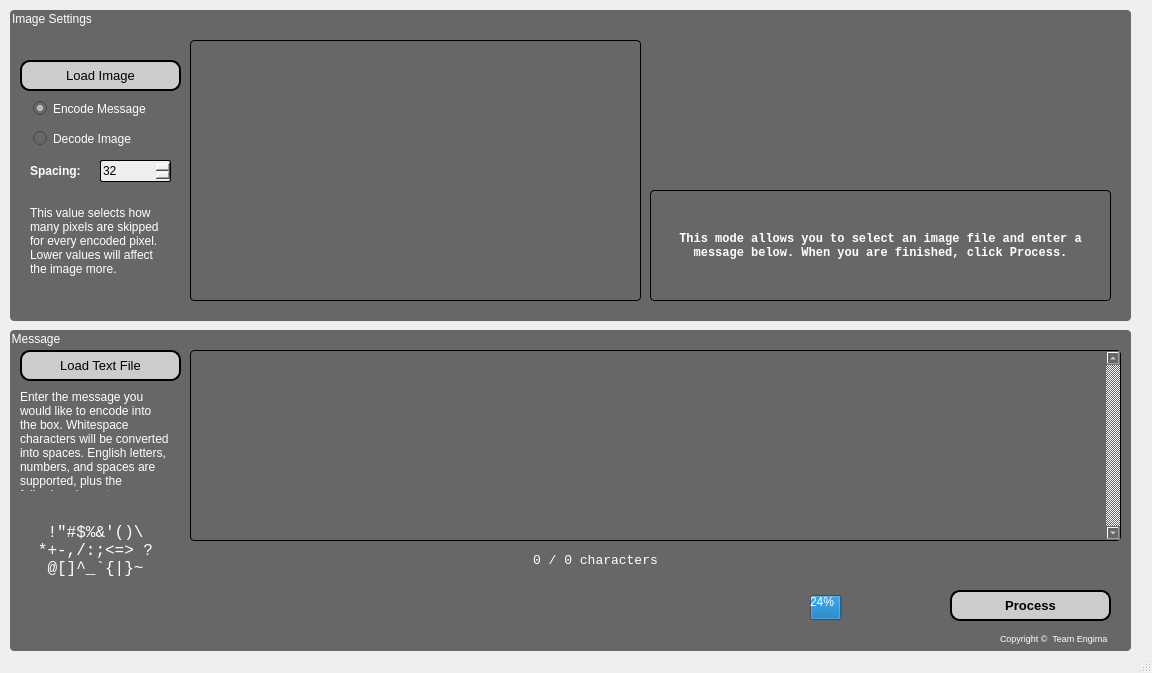
<?xml version="1.0" encoding="UTF-8"?>
<ui version="4.0">
 <class>MainWindow</class>
 <widget class="QMainWindow" name="MainWindow">
  <property name="geometry">
   <rect>
    <x>0</x>
    <y>0</y>
    <width>1152</width>
    <height>673</height>
   </rect>
  </property>
  <property name="windowTitle">
   <string>MainWindow</string>
  </property>
  <widget class="QWidget" name="centralwidget">
   <widget class="QGroupBox" name="group_image">
    <property name="geometry">
     <rect>
      <x>10</x>
      <y>10</y>
      <width>1121</width>
      <height>311</height>
     </rect>
    </property>
    <property name="cursor">
     <cursorShape>ArrowCursor</cursorShape>
    </property>
    <property name="styleSheet">
     <string notr="true">background-color:rgb(103, 103, 103);
 border-top-left-radius: 4px;
 border-top-right-radius: 4px;
 border-bottom-left-radius: 4px;
 border-bottom-right-radius: 4px;
color:white;</string>
    </property>
    <property name="title">
     <string>Image Settings</string>
    </property>
    <widget class="QLabel" name="lbl_image">
     <property name="geometry">
      <rect>
       <x>180</x>
       <y>30</y>
       <width>451</width>
       <height>261</height>
      </rect>
     </property>
     <property name="cursor">
      <cursorShape>ArrowCursor</cursorShape>
     </property>
     <property name="autoFillBackground">
      <bool>false</bool>
     </property>
     <property name="styleSheet">
      <string notr="true">border:1px solid black;
 border-top-left-radius: 4px;
 border-top-right-radius: 4px;
 border-bottom-left-radius: 4px;
 border-bottom-right-radius: 4px;</string>
     </property>
     <property name="frameShape">
      <enum>QFrame::Panel</enum>
     </property>
     <property name="frameShadow">
      <enum>QFrame::Raised</enum>
     </property>
     <property name="text">
      <string/>
     </property>
     <property name="scaledContents">
      <bool>true</bool>
     </property>
    </widget>
    <widget class="QLabel" name="lbl_filename">
     <property name="geometry">
      <rect>
       <x>10</x>
       <y>20</y>
       <width>161</width>
       <height>21</height>
      </rect>
     </property>
     <property name="cursor">
      <cursorShape>ArrowCursor</cursorShape>
     </property>
     <property name="styleSheet">
      <string notr="true">color:white;</string>
     </property>
     <property name="text">
      <string>&lt;no image selected&gt;</string>
     </property>
     <property name="alignment">
      <set>Qt::AlignCenter</set>
     </property>
    </widget>
    <widget class="QPushButton" name="btn_load">
     <property name="geometry">
      <rect>
       <x>10</x>
       <y>50</y>
       <width>161</width>
       <height>31</height>
      </rect>
     </property>
     <property name="font">
      <font>
       <pointsize>10</pointsize>
      </font>
     </property>
     <property name="cursor">
      <cursorShape>ArrowCursor</cursorShape>
     </property>
     <property name="styleSheet">
      <string notr="true">background-color:rgb(204, 204, 204);
border-width:2px;
border-radius:10px;
border-color:black;
border-style:outset;
color:black;</string>
     </property>
     <property name="text">
      <string>Load Image</string>
     </property>
    </widget>
    <widget class="QLabel" name="lbl_spacing">
     <property name="geometry">
      <rect>
       <x>20</x>
       <y>150</y>
       <width>71</width>
       <height>21</height>
      </rect>
     </property>
     <property name="font">
      <font>
       <pointsize>9</pointsize>
       <weight>75</weight>
       <bold>true</bold>
      </font>
     </property>
     <property name="cursor">
      <cursorShape>ArrowCursor</cursorShape>
     </property>
     <property name="text">
      <string>Spacing:</string>
     </property>
    </widget>
    <widget class="QSpinBox" name="box_spacing">
     <property name="geometry">
      <rect>
       <x>90</x>
       <y>150</y>
       <width>71</width>
       <height>22</height>
      </rect>
     </property>
     <property name="cursor">
      <cursorShape>ArrowCursor</cursorShape>
     </property>
     <property name="toolTip">
      <string>Default: 32</string>
     </property>
     <property name="styleSheet">
      <string notr="true">background-color:rgb(238, 238, 238);
border:1px solid black;
border-radius:2px;
color:black;</string>
     </property>
     <property name="minimum">
      <number>1</number>
     </property>
     <property name="maximum">
      <number>100</number>
     </property>
     <property name="value">
      <number>32</number>
     </property>
    </widget>
    <widget class="QRadioButton" name="radio_decode">
     <property name="geometry">
      <rect>
       <x>20</x>
       <y>120</y>
       <width>141</width>
       <height>17</height>
      </rect>
     </property>
     <property name="cursor">
      <cursorShape>ArrowCursor</cursorShape>
     </property>
     <property name="styleSheet">
      <string notr="true">border-radius: 3px;
padding: 1px 18px 1px 3px;
min-width: 6em;
color:white;</string>
     </property>
     <property name="text">
      <string>Decode Image</string>
     </property>
     <property name="checked">
      <bool>false</bool>
     </property>
    </widget>
    <widget class="QRadioButton" name="radio_encode">
     <property name="geometry">
      <rect>
       <x>20</x>
       <y>90</y>
       <width>141</width>
       <height>17</height>
      </rect>
     </property>
     <property name="cursor">
      <cursorShape>ArrowCursor</cursorShape>
     </property>
     <property name="styleSheet">
      <string notr="true">color:white;
 border-radius: 3px;
 padding: 1px 18px 1px 3px;
 min-width: 6em;</string>
     </property>
     <property name="text">
      <string>Encode Message</string>
     </property>
     <property name="checked">
      <bool>true</bool>
     </property>
    </widget>
    <widget class="QLabel" name="lbl_spacing_info">
     <property name="geometry">
      <rect>
       <x>20</x>
       <y>190</y>
       <width>141</width>
       <height>81</height>
      </rect>
     </property>
     <property name="cursor">
      <cursorShape>ArrowCursor</cursorShape>
     </property>
     <property name="styleSheet">
      <string notr="true">color:white;</string>
     </property>
     <property name="text">
      <string>This value selects how many pixels are skipped for every encoded pixel. Lower values will affect the image more.</string>
     </property>
     <property name="wordWrap">
      <bool>true</bool>
     </property>
    </widget>
    <widget class="QLabel" name="lbl_status">
     <property name="geometry">
      <rect>
       <x>640</x>
       <y>180</y>
       <width>461</width>
       <height>111</height>
      </rect>
     </property>
     <property name="font">
      <font>
       <family>Consolas</family>
       <pointsize>9</pointsize>
       <weight>75</weight>
       <bold>true</bold>
      </font>
     </property>
     <property name="cursor">
      <cursorShape>ArrowCursor</cursorShape>
     </property>
     <property name="styleSheet">
      <string notr="true">border:1px solid black;
 border-top-left-radius: 4px;
 border-top-right-radius: 4px;
 border-bottom-left-radius: 4px;
 border-bottom-right-radius: 4px;
color:white;</string>
     </property>
     <property name="frameShape">
      <enum>QFrame::Panel</enum>
     </property>
     <property name="frameShadow">
      <enum>QFrame::Sunken</enum>
     </property>
     <property name="lineWidth">
      <number>2</number>
     </property>
     <property name="text">
      <string>This mode allows you to select an image file and enter a message below. When you are finished, click Process.</string>
     </property>
     <property name="scaledContents">
      <bool>false</bool>
     </property>
     <property name="alignment">
      <set>Qt::AlignCenter</set>
     </property>
     <property name="wordWrap">
      <bool>true</bool>
     </property>
     <property name="margin">
      <number>0</number>
     </property>
     <property name="indent">
      <number>-1</number>
     </property>
    </widget>
   </widget>
   <widget class="QGroupBox" name="group_message">
    <property name="geometry">
     <rect>
      <x>10</x>
      <y>330</y>
      <width>1121</width>
      <height>321</height>
     </rect>
    </property>
    <property name="cursor">
     <cursorShape>ArrowCursor</cursorShape>
    </property>
    <property name="styleSheet">
     <string notr="true">background-color:rgb(103, 103, 103);
 border-top-left-radius: 4px;
 border-top-right-radius: 4px;
 border-bottom-left-radius: 4px;
 border-bottom-right-radius: 4px;
color:white;</string>
    </property>
    <property name="title">
     <string>Message</string>
    </property>
    <widget class="QTextEdit" name="text_message">
     <property name="geometry">
      <rect>
       <x>180</x>
       <y>20</y>
       <width>931</width>
       <height>191</height>
      </rect>
     </property>
     <property name="font">
      <font>
       <family>Consolas</family>
       <pointsize>9</pointsize>
      </font>
     </property>
     <property name="cursor" stdset="0">
      <cursorShape>ArrowCursor</cursorShape>
     </property>
     <property name="styleSheet">
      <string notr="true">border:1px solid black;
 border-top-left-radius: 4px;
 border-top-right-radius: 4px;
 border-bottom-left-radius: 4px;
 border-bottom-right-radius: 4px;</string>
     </property>
     <property name="verticalScrollBarPolicy">
      <enum>Qt::ScrollBarAlwaysOn</enum>
     </property>
     <property name="horizontalScrollBarPolicy">
      <enum>Qt::ScrollBarAlwaysOff</enum>
     </property>
    </widget>
    <widget class="QPushButton" name="btn_load_text_file">
     <property name="geometry">
      <rect>
       <x>10</x>
       <y>20</y>
       <width>161</width>
       <height>31</height>
      </rect>
     </property>
     <property name="font">
      <font>
       <pointsize>10</pointsize>
      </font>
     </property>
     <property name="cursor">
      <cursorShape>ArrowCursor</cursorShape>
     </property>
     <property name="styleSheet">
      <string notr="true">background-color:rgb(204, 204, 204);
border-width:2px;
border-radius:10px;
border-color:black;
border-style:outset;
color:black;
</string>
     </property>
     <property name="text">
      <string>Load Text File</string>
     </property>
    </widget>
    <widget class="QLabel" name="lbl_num_characters">
     <property name="geometry">
      <rect>
       <x>180</x>
       <y>220</y>
       <width>811</width>
       <height>20</height>
      </rect>
     </property>
     <property name="font">
      <font>
       <family>Consolas</family>
       <pointsize>10</pointsize>
      </font>
     </property>
     <property name="cursor">
      <cursorShape>ArrowCursor</cursorShape>
     </property>
     <property name="styleSheet">
      <string notr="true">color:white;</string>
     </property>
     <property name="text">
      <string>0 / 0 characters</string>
     </property>
     <property name="alignment">
      <set>Qt::AlignCenter</set>
     </property>
    </widget>
    <widget class="QLabel" name="lbl_message_info">
     <property name="geometry">
      <rect>
       <x>10</x>
       <y>60</y>
       <width>151</width>
       <height>101</height>
      </rect>
     </property>
     <property name="cursor">
      <cursorShape>ArrowCursor</cursorShape>
     </property>
     <property name="styleSheet">
      <string notr="true">color:white;</string>
     </property>
     <property name="text">
      <string>Enter the message you would like to encode into the box. Whitespace characters will be converted into spaces. English letters, numbers, and spaces are supported, plus the following characters:                </string>
     </property>
     <property name="alignment">
      <set>Qt::AlignLeading|Qt::AlignLeft|Qt::AlignTop</set>
     </property>
     <property name="wordWrap">
      <bool>true</bool>
     </property>
    </widget>
    <widget class="QLabel" name="lbl_allowed_symbols">
     <property name="geometry">
      <rect>
       <x>10</x>
       <y>170</y>
       <width>151</width>
       <height>101</height>
      </rect>
     </property>
     <property name="font">
      <font>
       <family>Consolas</family>
       <pointsize>12</pointsize>
      </font>
     </property>
     <property name="cursor">
      <cursorShape>ArrowCursor</cursorShape>
     </property>
     <property name="styleSheet">
      <string notr="true">color:white;</string>
     </property>
     <property name="text">
      <string>!&quot;#$%&amp;'()\              *+-,/:;&lt;=&gt;         ?@[]^_`{|}~</string>
     </property>
     <property name="alignment">
      <set>Qt::AlignCenter</set>
     </property>
     <property name="wordWrap">
      <bool>true</bool>
     </property>
    </widget>
    <widget class="QPushButton" name="btn_process">
     <property name="geometry">
      <rect>
       <x>940</x>
       <y>260</y>
       <width>161</width>
       <height>31</height>
      </rect>
     </property>
     <property name="font">
      <font>
       <pointsize>10</pointsize>
       <weight>75</weight>
       <bold>true</bold>
      </font>
     </property>
     <property name="cursor">
      <cursorShape>ArrowCursor</cursorShape>
     </property>
     <property name="acceptDrops">
      <bool>false</bool>
     </property>
     <property name="autoFillBackground">
      <bool>false</bool>
     </property>
     <property name="styleSheet">
      <string notr="true">background-color:rgb(204, 204, 204);
border-width:2px;
border-radius:10px;
border-color:black;
border-style:outset;
color:black;
</string>
     </property>
     <property name="text">
      <string>Process</string>
     </property>
     <property name="autoDefault">
      <bool>true</bool>
     </property>
     <property name="default">
      <bool>true</bool>
     </property>
    </widget>
    <widget class="QProgressBar" name="progressBar">
     <property name="enabled">
      <bool>true</bool>
     </property>
     <property name="geometry">
      <rect>
       <x>800</x>
       <y>265</y>
       <width>131</width>
       <height>25</height>
      </rect>
     </property>
     <property name="styleSheet">
      <string notr="true">color:white;</string>
     </property>
     <property name="value">
      <number>24</number>
     </property>
    </widget>
    <widget class="QLabel" name="lbl_spacing_info_2">
     <property name="geometry">
      <rect>
       <x>990</x>
       <y>300</y>
       <width>131</width>
       <height>16</height>
      </rect>
     </property>
     <property name="palette">
      <palette>
       <active>
        <colorrole role="WindowText">
         <brush brushstyle="SolidPattern">
          <color alpha="255">
           <red>255</red>
           <green>255</green>
           <blue>255</blue>
          </color>
         </brush>
        </colorrole>
        <colorrole role="Button">
         <brush brushstyle="SolidPattern">
          <color alpha="255">
           <red>225</red>
           <green>225</green>
           <blue>225</blue>
          </color>
         </brush>
        </colorrole>
        <colorrole role="Text">
         <brush brushstyle="SolidPattern">
          <color alpha="255">
           <red>255</red>
           <green>255</green>
           <blue>255</blue>
          </color>
         </brush>
        </colorrole>
        <colorrole role="ButtonText">
         <brush brushstyle="SolidPattern">
          <color alpha="255">
           <red>255</red>
           <green>255</green>
           <blue>255</blue>
          </color>
         </brush>
        </colorrole>
        <colorrole role="Base">
         <brush brushstyle="SolidPattern">
          <color alpha="255">
           <red>225</red>
           <green>225</green>
           <blue>225</blue>
          </color>
         </brush>
        </colorrole>
        <colorrole role="Window">
         <brush brushstyle="SolidPattern">
          <color alpha="255">
           <red>225</red>
           <green>225</green>
           <blue>225</blue>
          </color>
         </brush>
        </colorrole>
        <colorrole role="PlaceholderText">
         <brush brushstyle="NoBrush">
          <color alpha="128">
           <red>255</red>
           <green>255</green>
           <blue>255</blue>
          </color>
         </brush>
        </colorrole>
       </active>
       <inactive>
        <colorrole role="WindowText">
         <brush brushstyle="SolidPattern">
          <color alpha="255">
           <red>255</red>
           <green>255</green>
           <blue>255</blue>
          </color>
         </brush>
        </colorrole>
        <colorrole role="Button">
         <brush brushstyle="SolidPattern">
          <color alpha="255">
           <red>225</red>
           <green>225</green>
           <blue>225</blue>
          </color>
         </brush>
        </colorrole>
        <colorrole role="Text">
         <brush brushstyle="SolidPattern">
          <color alpha="255">
           <red>255</red>
           <green>255</green>
           <blue>255</blue>
          </color>
         </brush>
        </colorrole>
        <colorrole role="ButtonText">
         <brush brushstyle="SolidPattern">
          <color alpha="255">
           <red>255</red>
           <green>255</green>
           <blue>255</blue>
          </color>
         </brush>
        </colorrole>
        <colorrole role="Base">
         <brush brushstyle="SolidPattern">
          <color alpha="255">
           <red>225</red>
           <green>225</green>
           <blue>225</blue>
          </color>
         </brush>
        </colorrole>
        <colorrole role="Window">
         <brush brushstyle="SolidPattern">
          <color alpha="255">
           <red>225</red>
           <green>225</green>
           <blue>225</blue>
          </color>
         </brush>
        </colorrole>
        <colorrole role="PlaceholderText">
         <brush brushstyle="NoBrush">
          <color alpha="128">
           <red>255</red>
           <green>255</green>
           <blue>255</blue>
          </color>
         </brush>
        </colorrole>
       </inactive>
       <disabled>
        <colorrole role="WindowText">
         <brush brushstyle="SolidPattern">
          <color alpha="255">
           <red>255</red>
           <green>255</green>
           <blue>255</blue>
          </color>
         </brush>
        </colorrole>
        <colorrole role="Button">
         <brush brushstyle="SolidPattern">
          <color alpha="255">
           <red>225</red>
           <green>225</green>
           <blue>225</blue>
          </color>
         </brush>
        </colorrole>
        <colorrole role="Text">
         <brush brushstyle="SolidPattern">
          <color alpha="255">
           <red>255</red>
           <green>255</green>
           <blue>255</blue>
          </color>
         </brush>
        </colorrole>
        <colorrole role="ButtonText">
         <brush brushstyle="SolidPattern">
          <color alpha="255">
           <red>255</red>
           <green>255</green>
           <blue>255</blue>
          </color>
         </brush>
        </colorrole>
        <colorrole role="Base">
         <brush brushstyle="SolidPattern">
          <color alpha="255">
           <red>225</red>
           <green>225</green>
           <blue>225</blue>
          </color>
         </brush>
        </colorrole>
        <colorrole role="Window">
         <brush brushstyle="SolidPattern">
          <color alpha="255">
           <red>225</red>
           <green>225</green>
           <blue>225</blue>
          </color>
         </brush>
        </colorrole>
        <colorrole role="PlaceholderText">
         <brush brushstyle="NoBrush">
          <color alpha="128">
           <red>255</red>
           <green>255</green>
           <blue>255</blue>
          </color>
         </brush>
        </colorrole>
       </disabled>
      </palette>
     </property>
     <property name="font">
      <font>
       <pointsize>7</pointsize>
      </font>
     </property>
     <property name="cursor">
      <cursorShape>ArrowCursor</cursorShape>
     </property>
     <property name="styleSheet">
      <string notr="true">background-color:solid black;
border:white;
</string>
     </property>
     <property name="text">
      <string>Copyright ©  Team Engima</string>
     </property>
     <property name="wordWrap">
      <bool>true</bool>
     </property>
    </widget>
   </widget>
  </widget>
  <widget class="QStatusBar" name="statusbar"/>
 </widget>
 <resources/>
 <connections/>
</ui>
